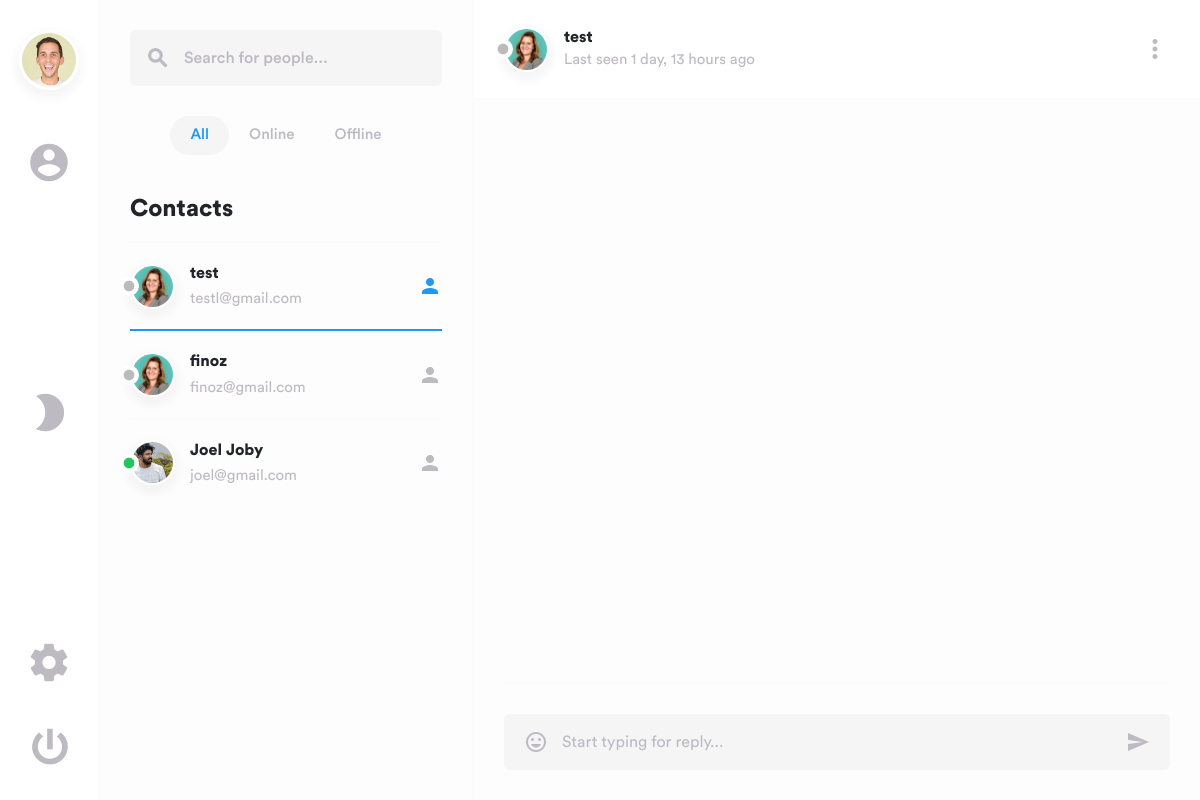
The page /chat/chat/1/ (signed in) on the database its author committed.
### accounts/models.py (models this page shows, shortened)
class CustomUser(AbstractBaseUser, PermissionsMixin):
    email = models.EmailField(unique=True)
    username = models.CharField(max_length=150, unique=True)
    is_online = models.BooleanField(default=False)
    last_seen = models.DateTimeField(default=timezone.now)
    is_active = models.BooleanField(default=True)
    is_staff = models.BooleanField(default=False)
    date_joined = models.DateTimeField(default=timezone.now)
    profile_picture = models.ImageField(
        upload_to='profile_pics/',
        null=True,
        blank=True,
    )
    objects = CustomUserManager()
    USERNAME_FIELD = 'email'
    REQUIRED_FIELDS = ['username']

### chat/views.py (the view)
# urls.py: path('chat/<int:user_id>/', views.chat_with_user, name='chat_with_user'),
@login_required(login_url='login')
def chat_with_user(request, user_id):
    other_user = get_object_or_404(User, id=user_id)
    users = list(User.objects.exclude(id=request.user.id))
    Message.objects.filter(
        sender=other_user,
        receiver=request.user,
        is_read=False
    ).update(is_read=True)
    _annotate_unread(users, request.user)
    messages = Message.objects.filter(
        Q(sender=request.user, receiver=other_user) |
        Q(sender=other_user, receiver=request.user)
    ).order_by('timestamp')
    return render(request, 'chat/chat.html', {
        'users': users,
        'other_user': other_user,
        'messages': messages,
    })

### chat/views.py (called while the page is built)
def _annotate_unread(users, current_user):
    counts = dict(
        Message.objects
        .filter(receiver=current_user, is_read=False)
        .values('sender_id')
        .annotate(n=Count('id'))
        .values_list('sender_id', 'n')
    )
    for user in users:
        user.unread_count = counts.get(user.id, 0)
    return users

### chat/templates/chat/chat.html (shortened to what this page needs)
{% load static %}
<!DOCTYPE html>
<html lang="en">
<head>
    <link href="{% static 'dist/css/lib/bootstrap.min.css' %}" type="text/css" rel="stylesheet">
    <link href="{% static 'dist/css/swipe.min.css' %}" type="text/css" rel="stylesheet">
</head>
<body>
    <main>
        <div class="layout">
            <div class="navigation">
                <div class="container">
                    <div class="inside">
                        <div class="nav nav-tab menu">
                            <button class="btn" id="nav-avatar-btn">
                                <img class="avatar-xl" id="nav-avatar-img"
                                    src="{% if request.user.profile_picture %}{{ request.user.profile_picture.url }}{% else %}{% static 'dist/img/avatars/avatar-male-1.jpg' %}{% endif %}"
                                    alt="avatar">
                            </button>
                            <a href="#members" data-toggle="tab" class="active"><i
                                    class="material-icons">account_circle</i></a>
                            <button class="btn mode f-grow1" id="theme-toggle" title="Toggle dark mode"><i
                                    class="material-icons" id="theme-icon">brightness_2</i></button>
                            <a href="#settings" data-toggle="tab"><i class="material-icons">settings</i></a>
                            <form action="{% url 'logout' %}" method="post" style="display: inline;">
                                <button type="submit" class="btn power" title="Log out"><i
                                        class="material-icons">power_settings_new</i></button>
                            </form>
                        </div>
                    </div>
                </div>
            </div>
            <div class="sidebar" id="sidebar">
                <div class="container">
                    <div class="col-md-12">
                        <div class="tab-content">
                            <div class="tab-pane fade show active" id="members">
                                <div class="search">
                                    <form class="form-inline position-relative">
                                        <input type="search" class="form-control" id="people"
                                            placeholder="Search for people...">
                                        <button type="button" class="btn btn-link loop"><i
                                                class="material-icons">search</i></button>
                                    </form>
                                </div>
                                <div class="list-group sort">
                                    <button class="btn filterMembersBtn active show" data-toggle="list"
                                        data-filter="all">All</button>
                                    <button class="btn filterMembersBtn" data-toggle="list"
                                        data-filter="online">Online</button>
                                    <button class="btn filterMembersBtn" data-toggle="list"
                                        data-filter="offline">Offline</button>
                                </div>
                                <div class="contacts">
                                    <h1>Contacts</h1>
                                    <div class="list-group" id="contacts" role="tablist">
                                        {% for user in users %}
                                        <a href="{% url 'chat:chat_with_user' user.id %}"
                                            class="filterMembers all {% if user.is_online %}online{% else %}offline{% endif %} contact {% if user.id == other_user.id %}active{% endif %}">
                                            <img class="avatar-md"
                                                src="{% if user.profile_picture %}{{ user.profile_picture.url }}{% else %}{% static 'dist/img/avatars/avatar-female-1.jpg' %}{% endif %}"
                                                data-toggle="tooltip" data-placement="top" title="{{ user.username }}"
                                                alt="avatar">
                                            <div class="status">
                                                <i
                                                    class="material-icons {% if user.is_online %}online{% else %}offline{% endif %}">fiber_manual_record</i>
                                            </div>
                                            <div class="data">
                                                <h5>{{ user.username }}</h5>
                                                <p>{{ user.email }}</p>
                                            </div>
                                            <div class="person-add">
                                                <i class="material-icons">person</i>
                                            </div>
                                        </a>
                                        {% empty %}
                                        <p>No other users found.</p>
                                        {% endfor %}
                                    </div>
                                </div>
                            </div>
                        </div>
                    </div>
                </div>
            </div>
            <div class="main">
                <div class="tab-content" id="nav-tabContent">
                    <div class="babble tab-pane fade active show" id="list-chat" role="tabpanel">
                        <div class="chat" id="chat1">
                            <div class="top">
                                <div class="container">
                                    <div class="col-md-12">
                                        <div class="inside">
                                            <a href="#"><img class="avatar-md"
                                                    src="{% if other_user.profile_picture %}{{ other_user.profile_picture.url }}{% else %}{% static 'dist/img/avatars/avatar-female-1.jpg' %}{% endif %}"
                                                    data-toggle="tooltip" data-placement="top"
                                                    title="{{ other_user.username }}" alt="avatar"></a>
                                            <div class="status">
                                                <i
                                                    class="material-icons {% if other_user.is_online %}online{% else %}offline{% endif %}">fiber_manual_record</i>
                                            </div>
                                            <div class="data">
                                                <h5><a href="#">{{ other_user.username }}</a></h5>
                                                {% if other_user.is_online %}
                                                <span class="status-online">Active now</span>
                                                {% else %}
                                                <span class="status-offline">
                                                    Last seen {{ other_user.last_seen|timesince }} ago
                                                </span>
                                                {% endif %}
                                            </div>
                                            <div class="dropdown">
                                                <button class="btn" data-toggle="dropdown" aria-haspopup="true"
                                                    aria-expanded="false"><i
                                                        class="material-icons md-30">more_vert</i></button>
                                            </div>
                                        </div>
                                    </div>
                                </div>
                            </div>
                            <div class="content" id="content">
                            </div>
                            <div class="container">
                                <div class="col-md-12">
                                    <div class="bottom">
                                        <form class="position-relative w-100" id="chat-form">
                                            <textarea class="form-control" placeholder="Start typing for reply..."
                                                rows="1" id="message-input"></textarea>
                                            <button type="button" class="btn emoticons" id="emoji-btn"><i
                                                    class="material-icons">insert_emoticon</i></button>
                                            <button type="submit" class="btn send"><i
                                                    class="material-icons">send</i></button>
                                        </form>
                                    </div>
                                </div>
                            </div>
                        </div>
                    </div>
                </div>
            </div>
        </div>
    </main>
</body>
</html>

### chat/templates/chat/chat.html (style rules this page uses)
.material-icons.online { color: #22c55e !important; }
.contact .person-add { position: relative; display: flex; align-items: center; gap: 6px; }
body, .navigation, .sidebar, .main, .chat, .top, .content, .bottom, .text, .contacts, .settings, .profile, .category, .title, .form-control, .list-group-item, a, .data h5, .data p, span, .dropdown-menu, .dropdown-item, input, textarea, .search { transition: background-color .25s ease, color .25s ease, border-color .25s ease, box-shadow .25s ease; }

### rows shown on the page
CustomUser: username (picture), is_online False (drawn), username "test", email "testl@gmail.com", last_seen "1 day, 13 hours"
CustomUser: is_online False (drawn), username "finoz", email "finoz@gmail.com"
CustomUser: profile_picture (picture), is_online True (drawn), username "Joel Joby", email "joel@gmail.com"
